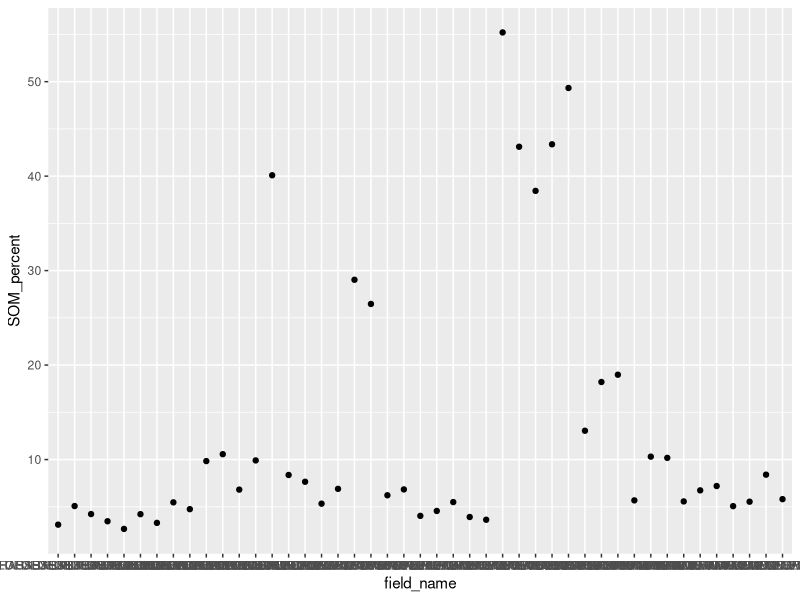
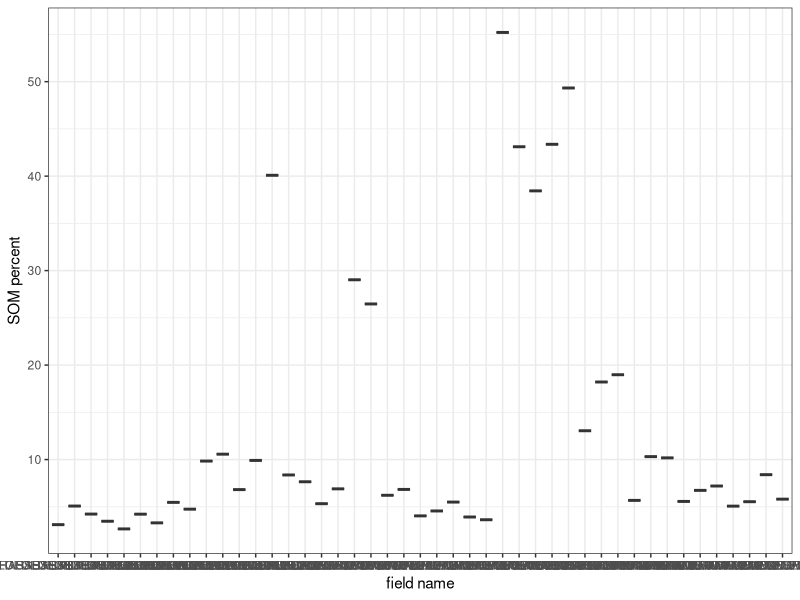
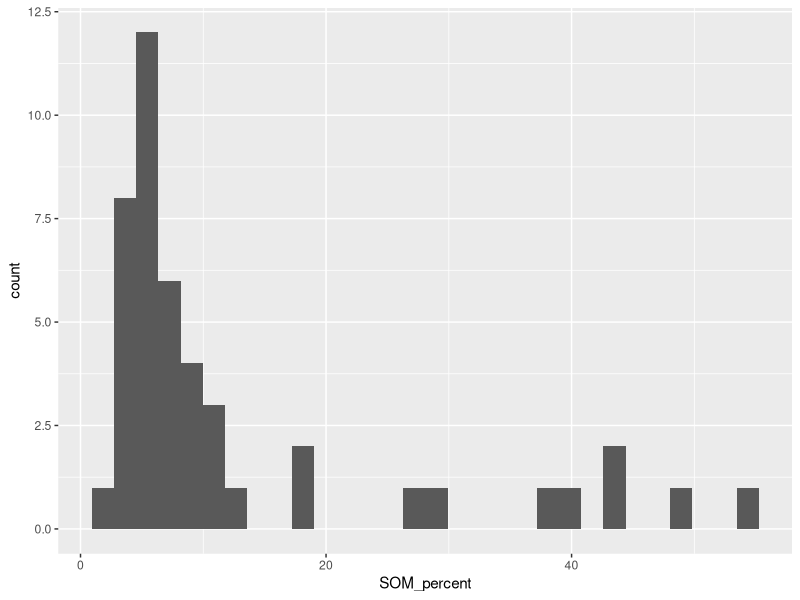
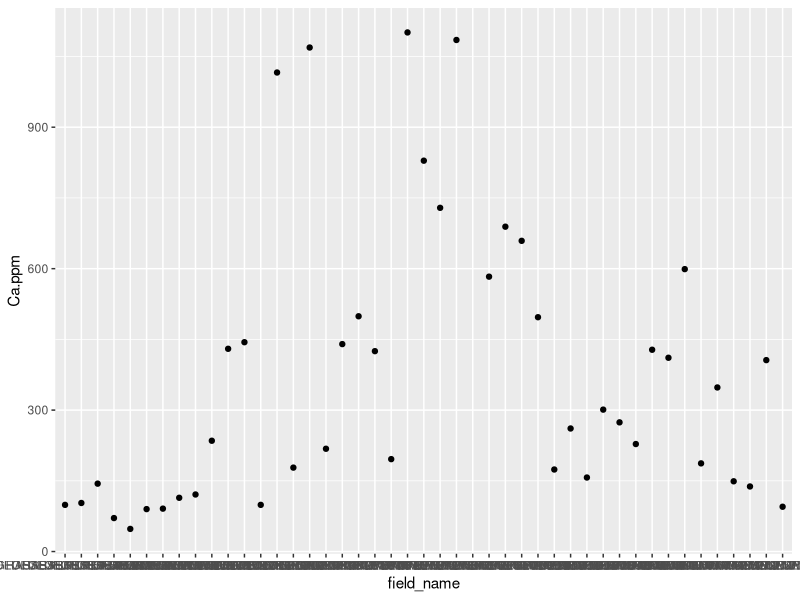
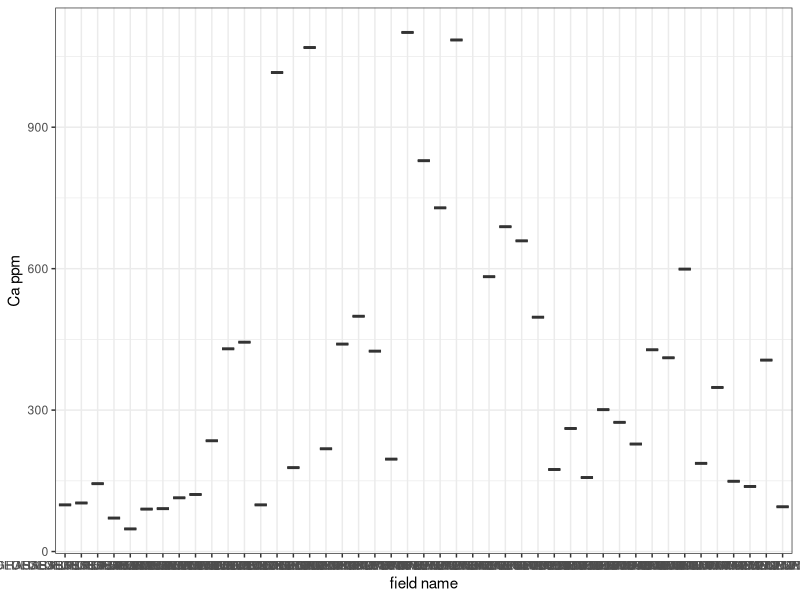
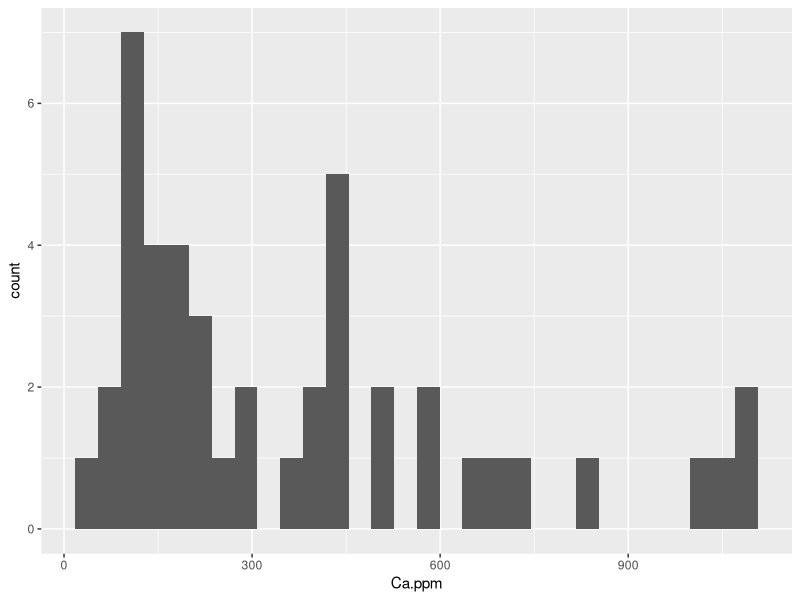

The R source for these figures, in order:
## ---- chunk 1
# clear the R environment and import the libraries that we need
rm(list = ls())
library(here)
library(ggplot2)
library(dplyr)
library(forcats)
## ---- chunk 2
# import the data 
soil <- read.csv(here("Data", "soil_data.csv"), stringsAsFactors = TRUE)

# open the data to ensure that it imported correctly
#View(soil)

# rename the Field.Name column to get rid of the period
soil <- rename(soil, field_name = Field.Name)
## ---- chunk 3
# use piping to filter out the Degrasse Plots from the rest of the forest data name and make those samples into a new dataframe
Degrasse_plts <- c('DEGRASSE PLOT 1 SAMPLE 1', 'DEGRASSE PLOT 1 SAMPLE 2', 'DEGRASSE PLOT 1 SAMPLE 3', 'DEGRASSE PLOT 2 SAMPLE 1','DEGRASSE PLOT 2 SAMPLE 2', 'DEGRASSE PLOT 2 SAMPLE 3', 'DEGRASSE PLOT 3 SAMPLE 1', 'DEGRASSE PLOT 3 SAMPLE 2', 'DEGRASSE PLOT 3 SAMPLE 3')

Donnerville_plts <- c('DONNERVILLE PLOT 1 SAMPLE 1', 'DONNERVILLE PLOT 1 SAMPLE 2', 'DONNERVILLE PLOT 1 SAMPLE 3', 'DONNERVILLE PLOT 2 SAMPLE 1','DONNERVILLE PLOT 2 SAMPLE 2', 'DONNERVILLE PLOT 2 SAMPLE 3', 'DONNERVILLE PLOT 3 SAMPLE 1', 'DONNERVILLE PLOT 3 SAMPLE 2', 'DONNERVILLE PLOT 3 SAMPLE 3')

Kip_plts <- c('KIP TRACT PLOT 1 SAMPLE 1', 'KIP TRACT PLOT 1 SAMPLE 2', 'KIP TRACT PLOT 1 SAMPLE 3', 'KIP TRACT PLOT 2 SAMPLE 1','KIP TRACT PLOT 2 SAMPLE 2', 'KIP TRACT PLOT 2 SAMPLE 3', 'KIP TRACT PLOT 3 SAMPLE 1', 'KIP TRACT PLOT 3 SAMPLE 2', 'KIP TRACT PLOT 3 SAMPLE 3')

Peavine_plts <- c('PEAVINE PLOT 1 SAMPLE 1', 'PEAVINE PLOT 1 SAMPLE 2', 'PEAVINE PLOT 1 SAMPLE 3', 'PEAVINE PLOT 2 SAMPLE 1','PEAVINE PLOT 2 SAMPLE 2', 'PEAVINE PLOT 2 SAMPLE 3', 'PEAVINE PLOT 3 SAMPLE 1', 'PEAVINE PLOT 3 SAMPLE 2', 'PEAVINE PLOT 3 SAMPLE 3')

Hammond_plts <- c('HAMMOND PLOT 1 SAMPLE 1', 'HAMMOND PLOT 1 SAMPLE 2', 'HAMMOND PLOT 1 SAMPLE 3', 'HAMMOND PLOT 2 SAMPLE 1','HAMMOND PLOT 2 SAMPLE 2', 'HAMMOND PLOT 2 SAMPLE 3', 'HAMMOND PLOT 3 SAMPLE 1', 'HAMMOND PLOT 3 SAMPLE 2', 'HAMMOND PLOT 3 SAMPLE 3')


# I though this code might allow me to take the variables I defined above and make them into a new column but it did not work, I kept running into an error where the console would output " Unknown levels in `f`: HAMMOND PLOT 1 SAMPLE 1, HAMMOND PLOT 1 SAMPLE 2, HAMMOND PLOT 1 SAMPLE 3"  I tried for a long time to look into this error but I had no luck

#soil <- soil %>% 
  #mutate(Forest = fct_collapse(field_name,
                             # Degrasse = Degrasse_plts,
                             # Donnerville = Donnerville_plts,
                             # Kip = Kip_plts,
                             # Peavine = Peavine_plts,
                             # Hammond = Hammond_plts))

#Assign all of the data from the different forrests to new data frames to seperate them by forest.

#Degrasse <- soil %>% filter(Field.Name == Degrasse_plts)
#Donnerville <- soil %>% filter(Field.Name == Donnerville_plts)
#Kip <- soil %>% filter(Field.Name == Kip_plts)
#Peavine <- soil %>% filter(Field.Name == Peavine_plts)
#Hammond <- soil %>% filter(Field.Name == Hammond_plts)

## ---- chunk 4
# Use ggplot to make a simple scatterplot
# the function takes the following parameters: ggplot(data frame, aes(x = x-axis, y = y-axis))+geom_point()

# the +geom_point() function adds another layer to the plot that will overlay your data points
ggplot(soil, aes(x = field_name, y = SOM_percent)) + geom_point()
## ---- chunk 5
# making a box and whisker plot with ggplot.  Here, instead of specifiying point, you specify the geom_boxplot to add the boxplot as another layer
ggplot(soil, aes(x = field_name, y = SOM_percent)) +
geom_boxplot() +
xlab("field name") +
ylab("SOM percent") +
theme_bw()
## ---- chunk 6
# creating a histogram using ggplot()
ggplot(soil, aes(x = SOM_percent)) +
geom_histogram()
## ---- chunk 7
# Use ggplot to make a simple scatterplot
# the function takes the following parameters: ggplot(data frame, aes(x = x-axis, y = y-axis))+geom_point()

# the +geom_point() function adds another layer to the plot that will overlay your data points
ggplot(soil, aes(x = field_name, y = Ca.ppm)) + geom_point()
## ---- chunk 8
# making a box and whisker plot with ggplot.  Here, instead of specifiying point, you specify the geom_boxplot to add the boxplot as another layer
ggplot(soil, aes(x = field_name, y = Ca.ppm)) +
geom_boxplot() +
xlab("field name") +
ylab("Ca ppm") +
theme_bw()
## ---- chunk 9
# creating a histogram using ggplot()
ggplot(soil, aes(x = Ca.ppm)) +
geom_histogram()
